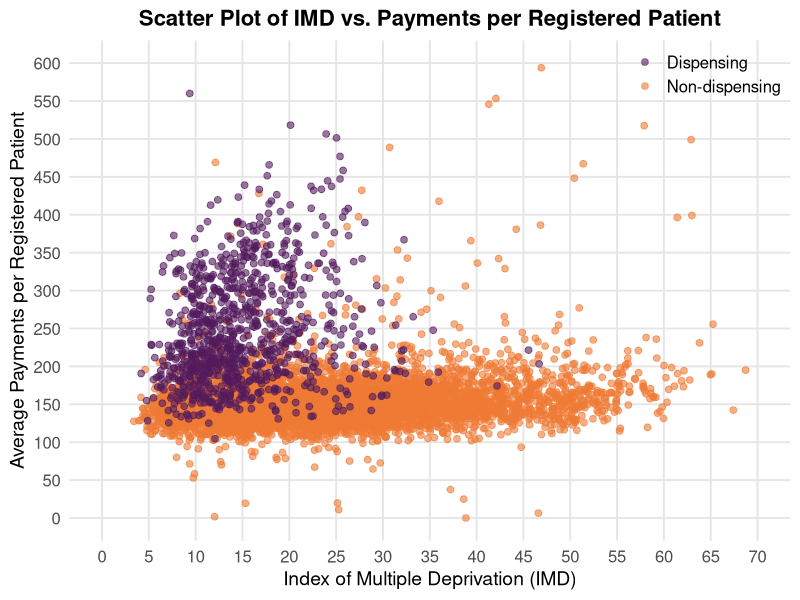
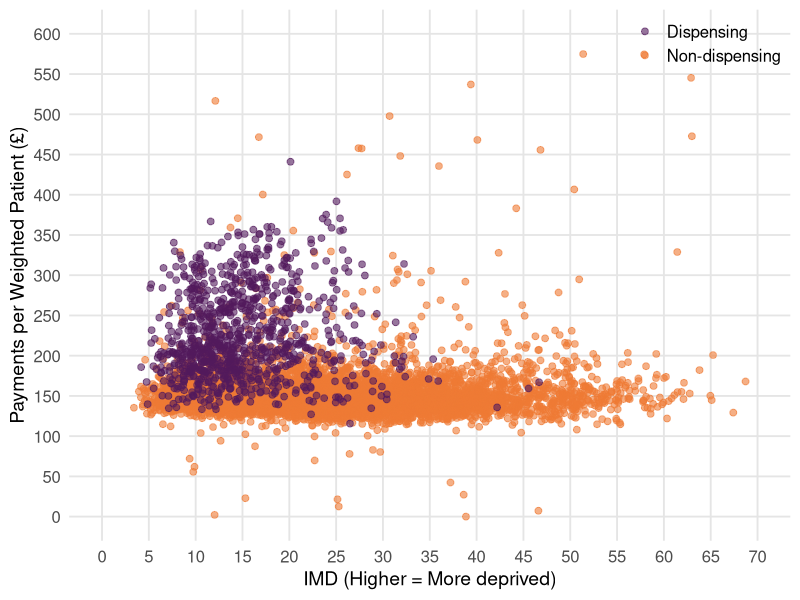
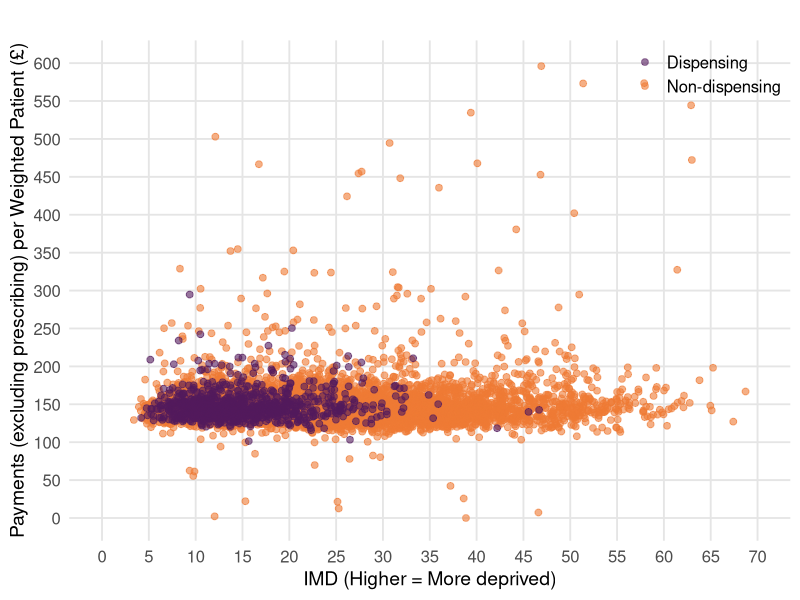
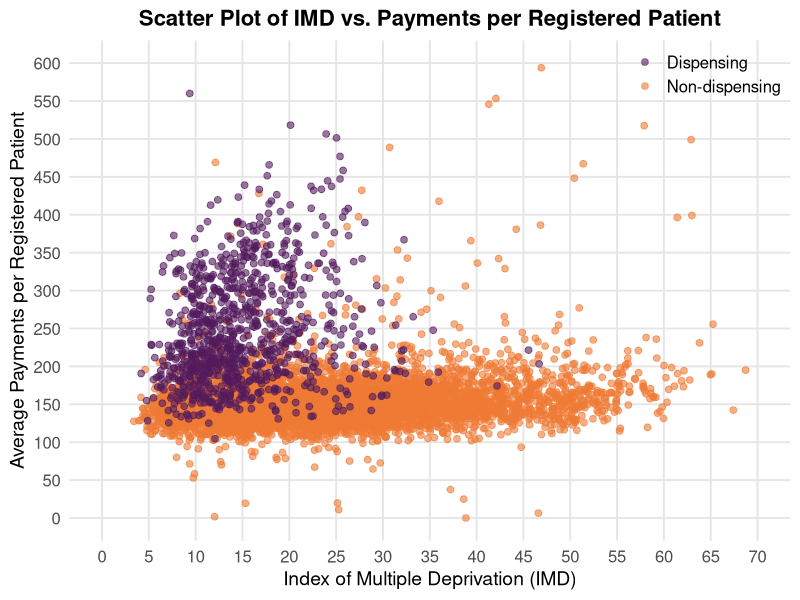
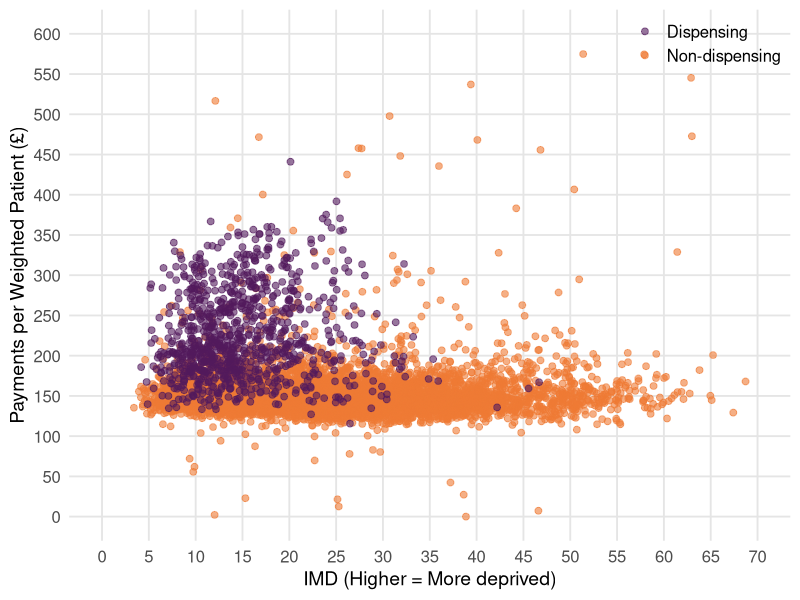
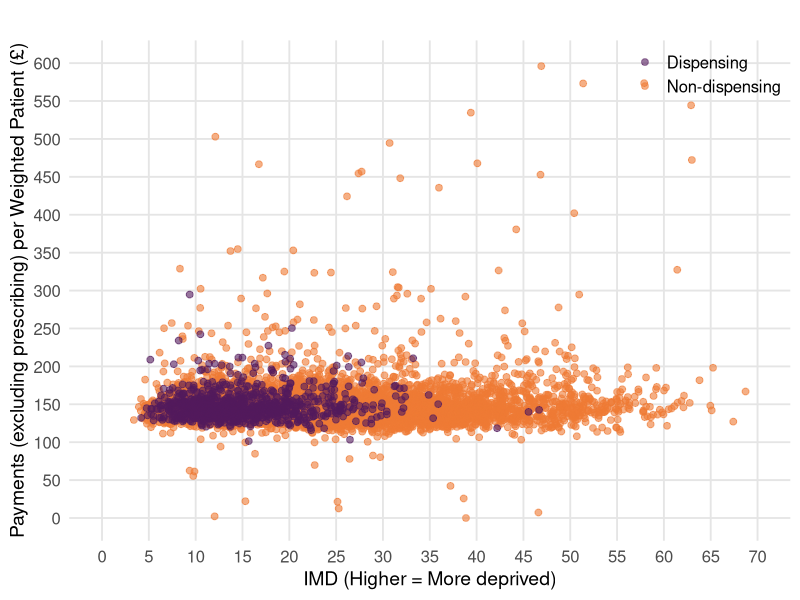

Source code (R) for these figures, in order: (Note: this script raises an error after producing the figures.)
library(ggplot2)
library(tidyverse)
library(magrittr)
library(scales)

payments23 <- read.csv("../../data/payments/raw/22-23.csv")
payments23$Year <- 2023

payments23$Practice.Code %>%
  unique() %>%
  length()

t <- payments23 %>%
  group_by(Dispensing.Practice) %>%
  summarise(
    drugs = Reimbursement.of.Drugs %>% sum(),
    dispensing = Dispensing.Fee.Payments %>% sum(),
    prescribing = Prescribing.Fee.Payments %>% sum()
  )

payments23 %<>% filter(Dispensing.Practice != "Unknown")

payments23 %>%
  group_by(Dispensing.Practice) %>%
  summarise(n = n())

payments23$Practice.Code %>%
  unique() %>%
  length()

IMD <- read.csv("../../data/IMD/IMD_interpolated.csv") %>%
  filter(Year == 2023)

df <- merge(payments23, IMD, by = c("Practice.Code", "Year"))

df$Practice.Code %>%
  unique() %>%
  length()

df %<>%
  filter(Total.NHS.Payments.to.General.Practice > 0) %>%
  filter(Average.payments.per.registered.patient < 600) %>%
  filter(Number.of.Registered.Patients..Last.Known.Figure. != 0)

df$Practice.Code %>%
  unique() %>%
  length()

df[df$Dispensing.Practice == "Yes", ]$Dispensing.Practice <- "Dispensing"
df[df$Dispensing.Practice == "No", ]$Dispensing.Practice <- "Non-dispensing"

df[df$Dispensing.Practice == "Dispensing", ]$Number.of.Registered.Patients..Last.Known.Figure. %>% mean()
df[df$Dispensing.Practice == "Non-dispensing", ]$Number.of.Registered.Patients..Last.Known.Figure. %>% mean()

df %>%
  select(c("Dispensing.Practice", "IMD", "Average.payments.per.registered.patient")) %>%
  write.csv(., "nvd3_registered.csv", row.names = FALSE)

df %>%
  group_by(Dispensing.Practice) %>%
  mutate(average_payment = Total.NHS.Payments.to.General.Practice / Number.of.Registered.Patients..Last.Known.Figure.) %>%
  summarise(
    n = n(),
    IMDm = mean(IMD),
    IMDsd = sd(IMD),
    average.paymentm = mean(Average.payments.per.registered.patient.including.PCN.Workforce..Leadership.and.Support),
    average.paymentsd = sd(Average.payments.per.registered.patient),
    average_payment = mean(average_payment, na.rm = TRUE),
    total_payments = sum(Total.NHS.Payments.to.General.Practice),
    total_registered = sum(Number.of.Registered.Patients..Last.Known.Figure., na.rm = TRUE),
    total_weighted = sum(Number.of.Weighted.Patients..Last.Known.Figure.)
  ) %>%
  mutate(
    average_registered = total_payments / total_registered,
    average_weighted = total_payments / total_weighted
  ) %>%
  select(Dispensing.Practice, average_payment, average.paymentm, average_registered, average_weighted)


df %>%
  arrange(Dispensing.Practice == "Dispensing") %>%
  ggplot(aes(x = IMD, y = Average.payments.per.registered.patient, color = Dispensing.Practice)) +
  geom_point(alpha = 0.6, size = 2) +
  labs(
    title = "Scatter Plot of IMD vs. Payments per Registered Patient",
    x = "Index of Multiple Deprivation (IMD)",
    y = "Average Payments per Registered Patient",
    color = "Dispensing Practice"
  ) +
  scale_y_continuous(
    limits = c(0, 600),
    breaks = seq(0, 600, by = 50)
  ) +
  scale_x_continuous(
    limits = c(0, 70),
    breaks = seq(0, 70, by = 5)
  ) +
  scale_color_manual(values = c("Dispensing" = "#531A5C", "Non-dispensing" = "#EF7A34")) + # Match nvd3 colors
  theme_minimal(base_size = 14) +
  theme(
    plot.title = element_text(hjust = 0.5, size = 16, face = "bold"), # Center title like nvd3
    axis.title = element_text(size = 14),
    axis.text = element_text(size = 12),
    panel.grid.major = element_line(color = "gray90"), # Light grid to match nvd3
    panel.grid.minor = element_blank(), # Remove minor grid
    legend.position = c(1, 1), # Top-right corner (just like nvd3)
    legend.justification = c(1, 1), # Right-align legend
    legend.title = element_blank(), # Remove legend title
    legend.text = element_text(size = 12)
  )

ggsave("payment.png", width = 15, height = 7.5, dpi = 300)

### Weighted
df %>%
  group_by(Dispensing.Practice) %>%
  summarise(
    n = n(),
    IMDm = mean(IMD),
    IMDsd = sd(IMD),
    average.paymentm = mean(Average.payments.per.weighted.patient),
    average.paymentsd = sd(Average.payments.per.weighted.patient)
  )

df %>%
  arrange(Dispensing.Practice == "Dispensing") %>%
  ggplot(aes(x = IMD, y = Average.payments.per.weighted.patient, color = Dispensing.Practice)) +
  geom_point(alpha = 0.6, size = 2) +
  labs(
    # title = "Scatter Plot of IMD vs. Payments per Weighted Patient",
    x = "IMD (Higher = More deprived)",
    y = "Payments per Weighted Patient (£)",
    color = "Dispensing Practice"
  ) +
  scale_y_continuous(
    limits = c(0, 600),
    breaks = seq(0, 600, by = 50)
  ) +
  scale_x_continuous(
    limits = c(0, 70),
    breaks = seq(0, 70, by = 5)
  ) +
  scale_color_manual(values = c("Dispensing" = "#531A5C", "Non-dispensing" = "#EF7A34")) + # Match nvd3 colors
  theme_minimal(base_size = 14) +
  theme(
    plot.title = element_text(hjust = 0.5, size = 16, face = "bold"), # Center title like nvd3
    axis.title = element_text(size = 14),
    axis.text = element_text(size = 12),
    panel.grid.major = element_line(color = "gray90"), # Light grid to match nvd3
    panel.grid.minor = element_blank(), # Remove minor grid
    legend.position = c(1, 1), # Top-right corner (just like nvd3)
    legend.justification = c(1, 1), # Right-align legend
    legend.title = element_blank(), # Remove legend title
    legend.text = element_text(size = 12)
  )

ggsave("payment_weighted.png", width = 15, height = 7.5, dpi = 300)

### Prescribing
Prescribing <- c(
  "Prescribing.Fee.Payments", "Dispensing.Fee.Payments",
  "Reimbursement.of.Drugs"
)

df$Total.Prescribing <- rowSums(df[, Prescribing], na.rm = TRUE)

df$Reimbursement.of.Drugs %>% sum()
df[df$Dispensing.Practice == "Non-dispensing", ]$Reimbursement.of.Drugs %>% sum()
df[df$Dispensing.Practice == "Dispensing", ]$Reimbursement.of.Drugs %>% sum()

df$Dispensing.Fee.Payments %>% sum()
df[df$Dispensing.Practice == "Non-dispensing", ]$Dispensing.Fee.Payments %>% sum()
df[df$Dispensing.Practice == "Dispensing", ]$Dispensing.Fee.Payments %>% sum()

df$Prescribing.Fee.Payments %>% sum()
df[df$Dispensing.Practice == "Non-dispensing", ]$Prescribing.Fee.Payments %>% sum()
df[df$Dispensing.Practice == "Dispensing", ]$Prescribing.Fee.Payments %>% sum()

df$Total.NHS.Payments.to.General.Practice.minus.Prescribing <- df$Total.NHS.Payments.to.General.Practice - df$Total.Prescribing
df$Average.payments.minus.Prescribing.per.weighted.patient <- df$Total.NHS.Payments.to.General.Practice.minus.Prescribing / df$Number.of.Weighted.Patients..Last.Known.Figure.

df %>%
  group_by(Dispensing.Practice) %>%
  summarise(
    n = n(),
    IMDm = mean(IMD),
    IMDsd = sd(IMD),
    average.paymentm = mean(Average.payments.minus.Prescribing.per.weighted.patient, na.rm = TRUE),
    average.paymentsd = sd(Average.payments.minus.Prescribing.per.weighted.patient, na.rm = TRUE)
  )

df %>%
  arrange(Dispensing.Practice == "Dispensing") %>%
  ggplot(aes(x = IMD, y = Average.payments.minus.Prescribing.per.weighted.patient, color = Dispensing.Practice)) +
  geom_point(alpha = 0.6, size = 2) +
  labs(
    title = "",
    x = "IMD (Higher = More deprived)",
    y = "Payments (excluding prescribing) per Weighted Patient (£)",
    color = "Dispensing Practice"
  ) +
  scale_y_continuous(
    limits = c(0, 600),
    breaks = seq(0, 600, by = 50)
  ) +
  scale_x_continuous(
    limits = c(0, 70),
    breaks = seq(0, 70, by = 5)
  ) +
  scale_color_manual(values = c("Dispensing" = "#531A5C", "Non-dispensing" = "#EF7A34")) + # Match nvd3 colors
  theme_minimal(base_size = 14) +
  theme(
    plot.title = element_text(hjust = 0.5, size = 16, face = "bold"), # Center title like nvd3
    axis.title = element_text(size = 14),
    axis.text = element_text(size = 12),
    panel.grid.major = element_line(color = "gray90"), # Light grid to match nvd3
    panel.grid.minor = element_blank(), # Remove minor grid
    legend.position = c(1, 1), # Top-right corner (just like nvd3)
    legend.justification = c(1, 1), # Right-align legend
    legend.title = element_blank(), # Remove legend title
    legend.text = element_text(size = 12)
  )

ggsave("payment_less_pres.png", width = 15, height = 7.5, dpi = 300)

### Workforce
workforce <- read.csv("../../data/workforce/workforce_year.csv") %>%
  select(-IMD) %>%
  filter(Year == 2023)

workforce %<>%
  left_join(payments23[, c("Practice.Code", "Dispensing.Practice", "Number.of.Weighted.Patients..Last.Known.Figure.")], by = "Practice.Code")

workforce %<>% select(c("Practice.Code", "Dispensing.Practice", "Number.of.Weighted.Patients..Last.Known.Figure.", "TOTAL_GP_EXTGL_FTE", "TOTAL_LOCUUM_TRN_FTE", "TOTAL_NURSES_FTE", "TOTAL_DPC_FTE", "TOTAL_ADMIN_FTE"))

agg <- workforce %>%
  group_by(Dispensing.Practice) %>%
  summarise(
    GP_per_100k = sum(TOTAL_GP_EXTGL_FTE, na.rm = TRUE) / sum(Number.of.Weighted.Patients..Last.Known.Figure., na.rm = TRUE) * 10000,
    Locum_per_100k = sum(TOTAL_LOCUUM_TRN_FTE, na.rm = TRUE) / sum(Number.of.Weighted.Patients..Last.Known.Figure., na.rm = TRUE) * 10000,
    Nurse_per_100k = sum(TOTAL_NURSES_FTE, na.rm = TRUE) / sum(Number.of.Weighted.Patients..Last.Known.Figure., na.rm = TRUE) * 10000,
    DPC_per_100k = sum(TOTAL_DPC_FTE, na.rm = TRUE) / sum(Number.of.Weighted.Patients..Last.Known.Figure., na.rm = TRUE) * 10000,
    Admin_per_100k = sum(TOTAL_ADMIN_FTE, na.rm = TRUE) / sum(Number.of.Weighted.Patients..Last.Known.Figure., na.rm = TRUE) * 10000,
  ) %>%
  pivot_longer(
    cols = -Dispensing.Practice,
    names_to = "Workforce_Metric",
    values_to = "Rate_per_100k"
  ) %>%
  mutate(
    Workforce_Metric = factor(Workforce_Metric, levels = c(
      "GP_per_100k", "Locum_per_100k",
      "Nurse_per_100k", "DPC_per_100k",
      "Admin_per_100k"
    )),
    Dispensing.Practice = factor(Dispensing.Practice,
      levels = c("No", "Yes"),
      labels = c("Non-dispensing", "Dispensing")
    )
  ) %>%
  filter(., is.na(Dispensing.Practice) == FALSE)

agg$Workforce_Metric <- factor(agg$Workforce_Metric,
  levels = c("Admin_per_100k", "DPC_per_100k", "Nurse_per_100k", "Locum_per_100k", "GP_per_100k"),
  labels = c("Admin", "DPC", "Nurses", "Locums", "GPs")
)

agg %>%
  ggplot(., aes(x = Rate_per_100k, y = Workforce_Metric, color = Dispensing.Practice)) +
  geom_point(size = 4) +
  theme_minimal() +
  theme(
    plot.title = element_text(hjust = 0.5, size = 16, face = "bold"), # Center title like nvd3
    panel.grid.minor = element_blank(),
    axis.title.y = element_blank(),
    axis.title.x = element_text(size = 12),
    axis.text.y = element_text(size = 12),
    legend.position = "bottom"
  ) +
  scale_color_manual(values = c("Non-dispensing" = "#EF7A34", "Dispensing" = "#531A5C")) +
  labs(
    title = "",
    x = "Rate (FTE) per 10,000 Weighted Patients",
    color = "Practice Type"
  )

ggsave("workforce.png", width = 15, height = 7.5, dpi = 300)

### Bar chart
df %<>%
  mutate(IMD_quintile = ntile(IMD, 5))

df %>%
  group_by(IMD_quintile) %>%
  summarise(
    Average.payments.per.registered.patient = mean(Average.payments.per.registered.patient, na.rm = TRUE),
    Average.payments.per.weighted.patient = mean(Average.payments.per.weighted.patient, na.rm = TRUE)
  )

data <- df %>%
  group_by(IMD_quintile) %>%
  summarise(
    weighted = sum(Number.of.Weighted.Patients..Last.Known.Figure.),
    total = sum(Total.NHS.Payments.to.General.Practice),
    prescribing = sum(Total.Prescribing),
    global = sum(Global.Sum)
  ) %>%
  mutate(
    Total.per.weighted = total / weighted,
    less.prescribing.per.weighted = (total - prescribing) / weighted,
    less.global.per.weighted = (total - global) / weighted,
    less.per.weighted = (total - prescribing - global) / weighted,
    prescribing.per.weighted = Total.per.weighted - less.prescribing.per.weighted,
    global.per.weighted = Total.per.weighted - less.global.per.weighted
  ) %>%
  select(c(1, 9, 10, 11))

data_long <- data %>%
  tidyr::pivot_longer(
    cols = c(less.per.weighted, global.per.weighted, prescribing.per.weighted),
    names_to = "Category",
    values_to = "Value"
  ) %>%
  mutate(
    Category = factor(
      recode(Category,
        "prescribing.per.weighted" = "Prescribing",
        "global.per.weighted" = "Global sum",
        "less.per.weighted" = "Other"
      ),
      levels = c("Prescribing", "Global sum", "Other")
    )
  )

# Create the stacked bar chart
ggplot(data_long, aes(x = IMD_quintile, y = Value, fill = Category)) +
  geom_bar(stat = "identity") +
  scale_fill_manual(values = c("Other" = "#007AA8", "Prescribing" = "#EF7A34", "Global sum" = "#00A865")) +
  labs(
    x = "IMD Quintile (Higher = More deprived)",
    y = "Payment per weighted patient (£)",
    fill = "Category",
    title = ""
  ) +
  theme_minimal() +
  theme(
    legend.position = "bottom",
    legend.justification = "center",
    axis.text.x = element_text(size = 10),
    axis.title.x = element_text(size = 12),
    axis.line.x = element_line(size = 1), # Adjust x-axis line thickness
    panel.grid.minor.x = element_blank(), # Remove minor vertical grid lines
    panel.grid.minor.y = element_blank(), # Remove minor horizontal grid lines
    plot.title = element_text(hjust = 0.5, size = 16, face = "bold"), # Center title like nvd3
  )

ggsave("payments_bar.png", width = 15, height = 9, dpi = 300)
